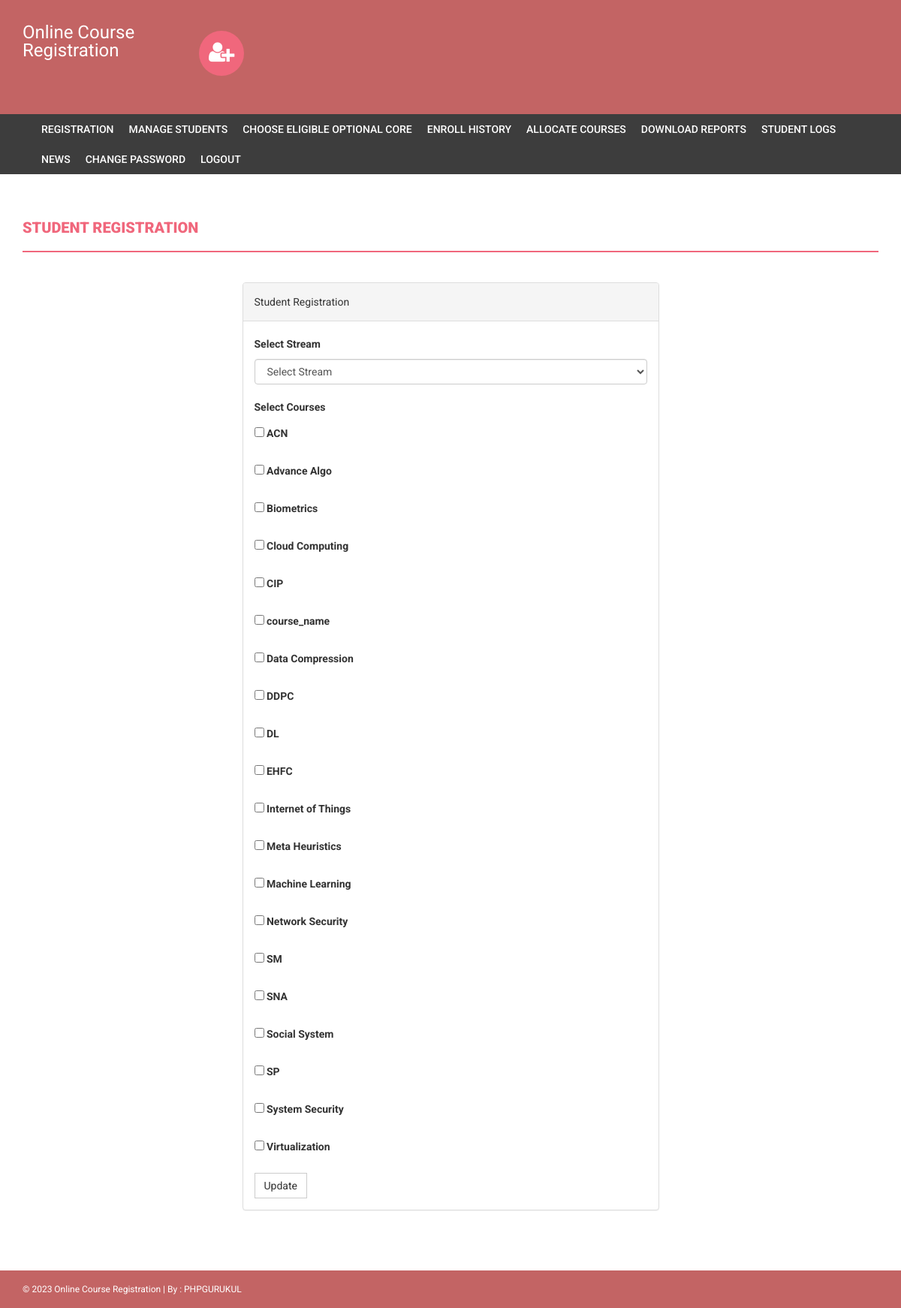
/onlinecourse/admin/eligible-optional-core.php (signed in), run on an earlier commit of the app's database.
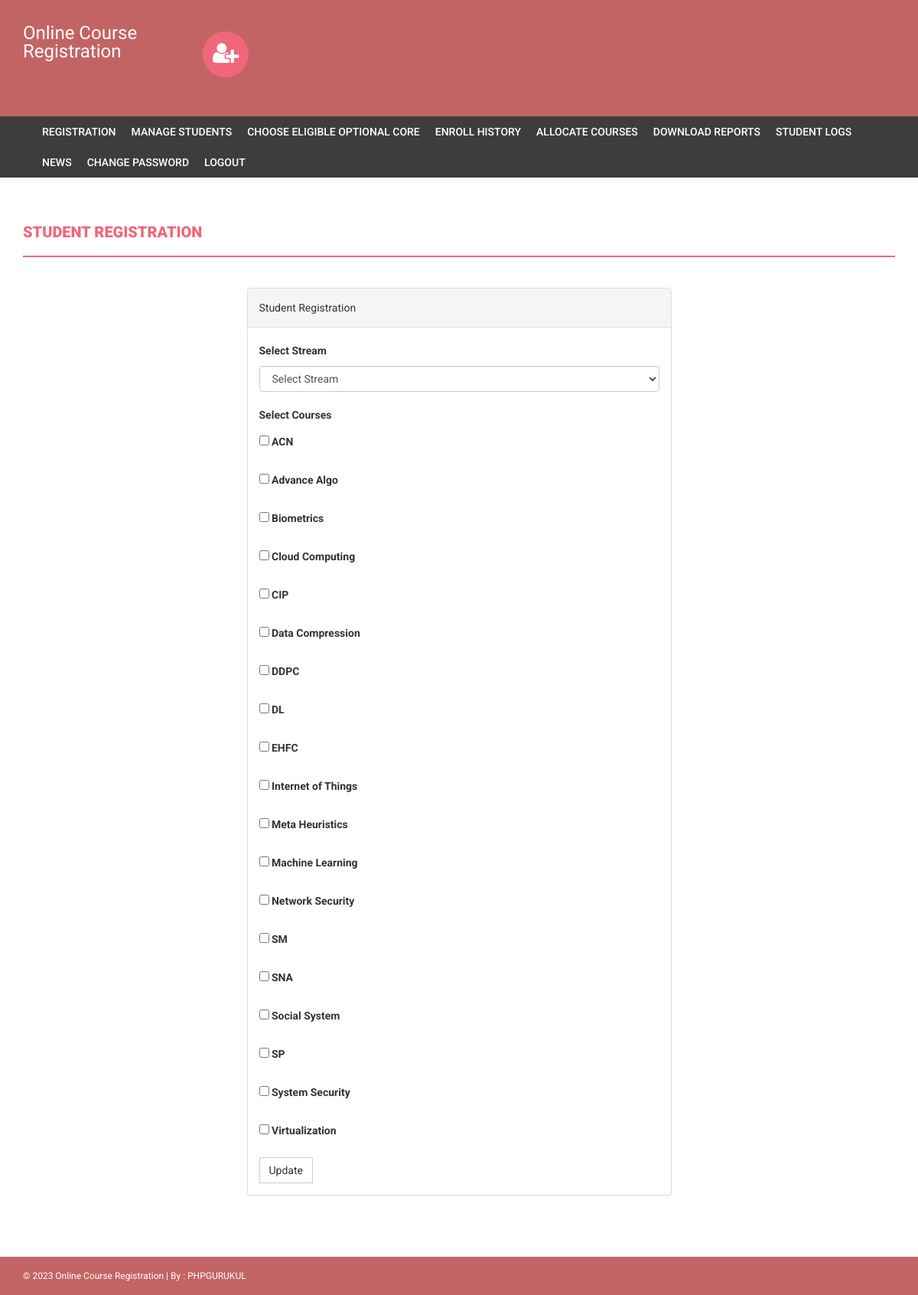
And on a later commit of the database.
### tables this page shows
CREATE TABLE `course` (
  `course_code` varchar(255) NOT NULL,
  `courseName` varchar(255) DEFAULT NULL,
  `courseUnit` varchar(255) DEFAULT NULL,
  `noofSeats` int(11) DEFAULT NULL,
  `bucket_number` int(11) NOT NULL,
  `seats_for_MCA` int(11) DEFAULT NULL,
  `seats_for_IMTECH_3-4` int(11) DEFAULT NULL,
  `seats_for_IMTECH_5-6` int(11) DEFAULT NULL,
  `seats_for_IMTECH_7-8` int(11) DEFAULT NULL,
  `seats_for_MTECH_AI` int(11) DEFAULT NULL,
  `seats_for_MTECH_CS` int(11) DEFAULT NULL,
  `seats_for_MTECH_IT` int(11) DEFAULT NULL,
  `creationDate` timestamp NULL DEFAULT current_timestamp(),
  `updationDate` varchar(255) DEFAULT NULL
);

### onlinecourse/admin/eligible-optional-core.php (the view, shortened to what this page needs)
<?php
if(strlen($_SESSION['alogin'])==0)
    {
header('location:index.php');
}
else{
?>
<!DOCTYPE html>
<html xmlns="http://www.w3.org/1999/xhtml">
<head>
    <link href="../assets/css/bootstrap.css" rel="stylesheet" />
    <link href="../assets/css/font-awesome.css" rel="stylesheet" />
    <link href="../assets/css/style.css" rel="stylesheet" />
</head>
<body>
<?php include('includes/header.php');?>
<?php if($_SESSION['alogin']!="")
{
 include('includes/menubar.php');
}
 ?>
    <div class="content-wrapper">
        <div class="container">
              <div class="row">
                    <div class="col-md-12">
                        <h1 class="page-head-line">Student Registration  </h1>
                    </div>
                </div>
                <div class="row" >
                  <div class="col-md-3"></div>
                    <div class="col-md-6">
                        <div class="panel panel-default">
                        <div class="panel-heading">
                          Student Registration
                        </div>
                        <div class="panel-body">
                       <form method="post" >
                       <div class="form-group">
    <label for="stream_name">Select Stream</label>
    <select class="form-control" name="stream_name" required="required">
   <option value="">Select Stream</option>
    </select>
   </div>
<div class="form-group">
    <label for="courses">Select Courses</label>
  <?php
$sql = mysqli_query($con, "SELECT * FROM course");
while ($row = mysqli_fetch_array($sql)) {
    ?>
    <div class="form-group">
        <input type="checkbox" id="course_<?php echo htmlentities($row['courseName']);?>" name="courses[]" value="<?php echo htmlentities($row['courseName']);?>" />
        <label for="course_<?php echo htmlentities($row['courseName']);?>"><?php echo htmlentities($row['courseName']);?></label>
    </div>
    <?php
}
?>
 </div>
 <button type="submit" name="submit" id="submit" class="btn btn-default">Update</button>
</form>
                            </div>
                            </div>
                    </div>
                </div>
            </div>
        </div>
  <?php include('includes/footer.php');?>
</body>
</html>
<?php } ?>

What changed in the data, as far as the page shows it:
removed course: courseName "course_name"
